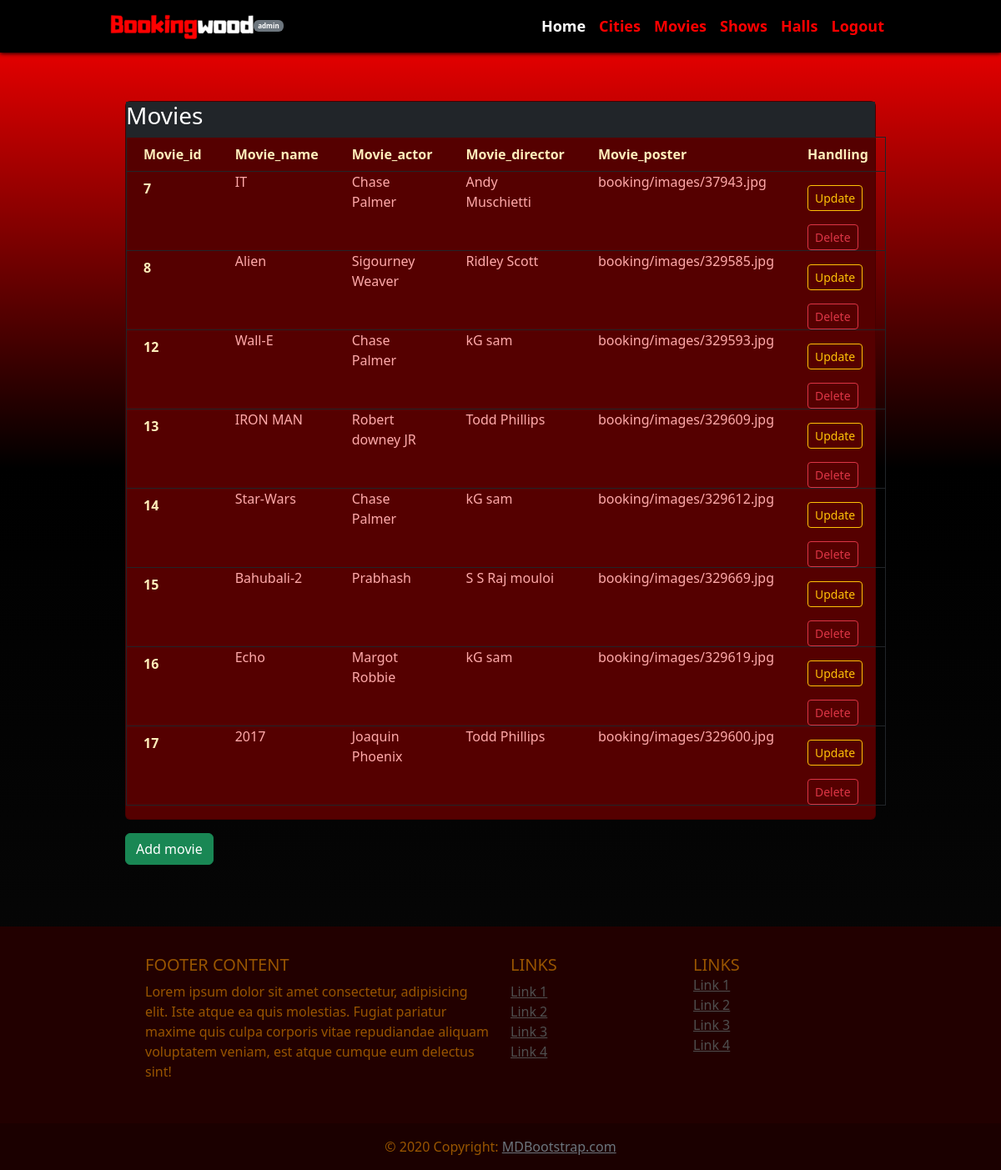
Page /movies/ on the committed database.
### booking/models.py (models this page shows)
class Movie(models.Model):
    movie_id = models.AutoField(primary_key=True)
    movie_name = models.CharField(max_length=50)
    movie_actor = models.CharField(max_length=50)
    movie_director = models.CharField(max_length=50)
    movie_produser = models.CharField(max_length=50)
    movie_about = models.CharField(max_length=500)
    movie_image = models.CharField(max_length=100)

### booking/views.py (the view, shortened to what this page needs)
# urls.py: path('movies/',views.movies,name='movies'),
def movies(request):
    movie = Movie.objects.all()
    form = Movie_form()
    return render(request,'booking/movies.html',{'movies':movie,'addforms':form})

### booking/templates/booking/movies.html (shortened to what this page needs)
{% extends 'booking/admin_base.html' %}
{% load static %}
{% block adm_bas %}
<div class="container main-body my-5">
    <div class="card text-white">
        <div class='bg-dark'>
            <h3>Movies</h3>
        </div>
        <table class="table table-sm border border-dark text-white table-space">
            <thead>
                <tr class=''>
                  <th scope="col">Movie_id</th>
                  <th scope="col">Movie_name</th>
                  <th scope="col">Movie_actor</th>
                  <th scope="col">Movie_director</th>
                  <th scope="col">Movie_poster</th>
                  <th scope="col">Handling</th>
                </tr>
              </thead>
              <tbody>
                  {% if movies %}
                    {% for movie in movies %}
                      <tr class=''>
                        <th scope="row">{{movie.movie_id}}</th>
                        <td>{{movie.movie_name}}</td>
                        <td>{{movie.movie_actor}}</td>
                        <td>{{movie.movie_director}}</td>
                        <td>{{movie.movie_image}}</td>
                        <td>
                            <div class="row my-3">
                              <div class="col-4">
                                <form action="{% url 'updatemovie' movie.movie_id %}" method='POST' class="d-inline">
                                  <button type="button" class="btn btn-outline-warning btn-sm updatebtn" data-bs-toggle="modal" data-bs-target="#updatemodal{{movie.movie_id}}" id="updatebtn_{{movie.movie_id}}" data-bs-whatever="@mdo">Update</button>
                                </form>
                              </div>
                          </div>
                            <form action="{% url 'deletemovie' movie.movie_id %}" method="POST" class="d-inline">
                              <button type="submit" class="btn btn-outline-danger btn-sm">Delete</button>
                            </form>
                        </td>
                      </tr>
                    {% endfor %}
                  {% endif %}
            </tbody>
        </table>
    </div>
    <div class="row my-3">
        <div class="col-4">
            <button type="button" class="btn btn-success" data-bs-toggle="modal" data-bs-target="#addModal" data-bs-whatever="@mdo">Add movie</button>
        </div>
    </div>
</div>
{% endblock adm_bas %}

### booking/static/booking/css/style.css (style rules this page uses)
html, body { min-height: 100%; margin:0; }
body { background: rgb(8,8,8); background: linear-gradient(0deg, rgba(8,8,8,1) 0%, rgba(0,0,0,1) 60%, rgba(255,0,0,1) 100%); }
.main-body { padding: 10px 10vw; }
.card { background-color: #500; }
.table-space th { padding: 8px 20px; color: #feb !important; }
.table-space td { padding: 0 20px; }
.table-space { color: #faa !important; }

### rows in the picture
Movie: movie_id "7", movie_name "IT", movie_actor "Chase Palmer", movie_director "Andy Muschietti", movie_image "booking/images/37943.jpg"
Movie: movie_id "8", movie_name "Alien", movie_actor "Sigourney Weaver", movie_director "Ridley Scott", movie_image "booking/images/329585.jpg"
Movie: movie_id "12", movie_name "Wall-E", movie_actor "Chase Palmer", movie_director "kG sam", movie_image "booking/images/329593.jpg"
Movie: movie_id "13", movie_name "IRON MAN", movie_actor "Robert downey JR", movie_director "Todd Phillips", movie_image "booking/images/329609.jpg"
Movie: movie_id "14", movie_name "Star-Wars", movie_actor "Chase Palmer", movie_director "kG sam", movie_image "booking/images/329612.jpg"
Movie: movie_id "15", movie_name "Bahubali-2", movie_actor "Prabhash", movie_director "S S Raj mouloi", movie_image "booking/images/329669.jpg"
Movie: movie_id "16", movie_name "Echo", movie_actor "Margot Robbie", movie_director "kG sam", movie_image "booking/images/329619.jpg"
Movie: movie_id "17", movie_name "2017", movie_actor "Joaquin Phoenix", movie_director "Todd Phillips", movie_image "booking/images/329600.jpg"
